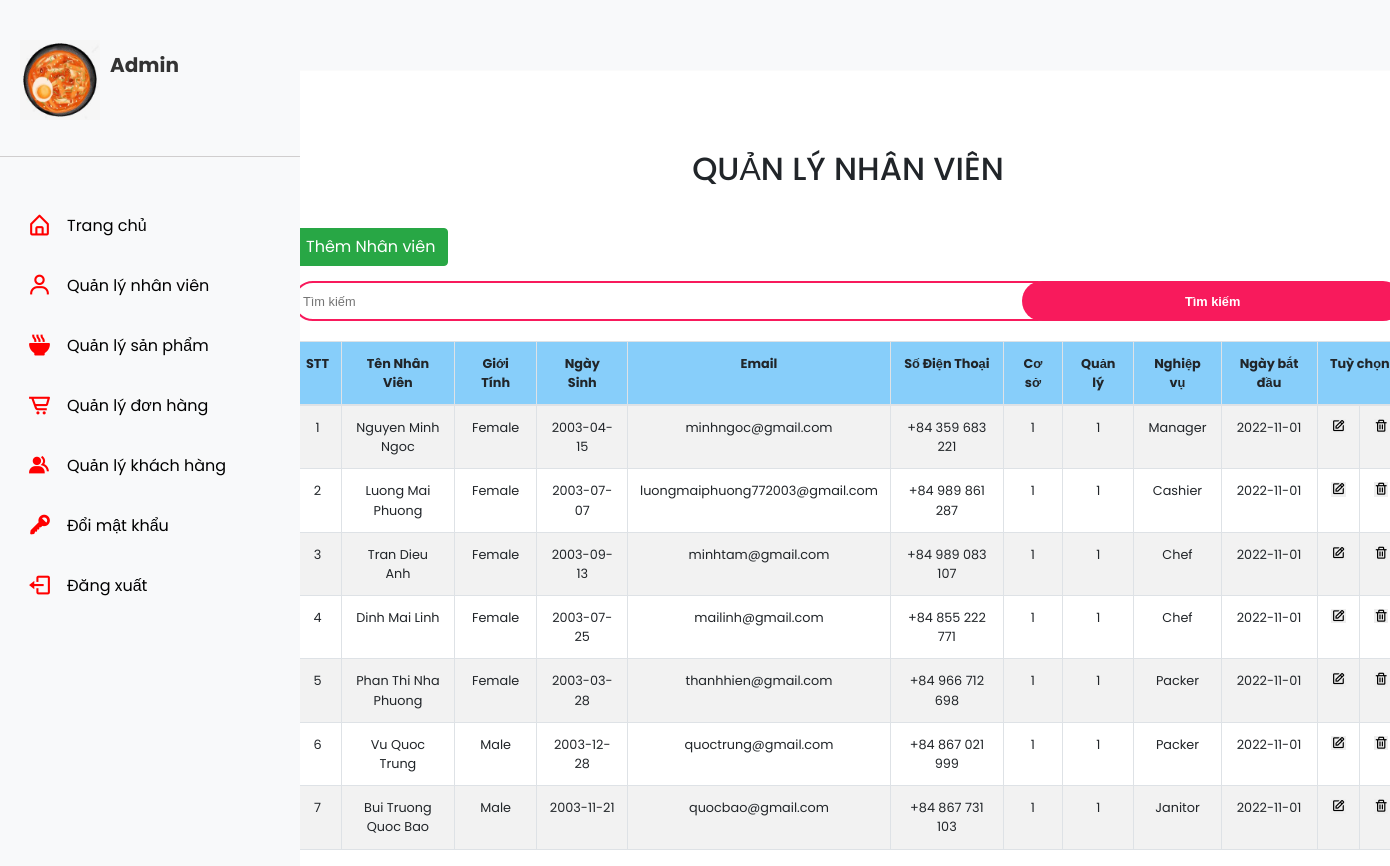
Page /Food_Store/admin/employee/search.php on the earlier database version.
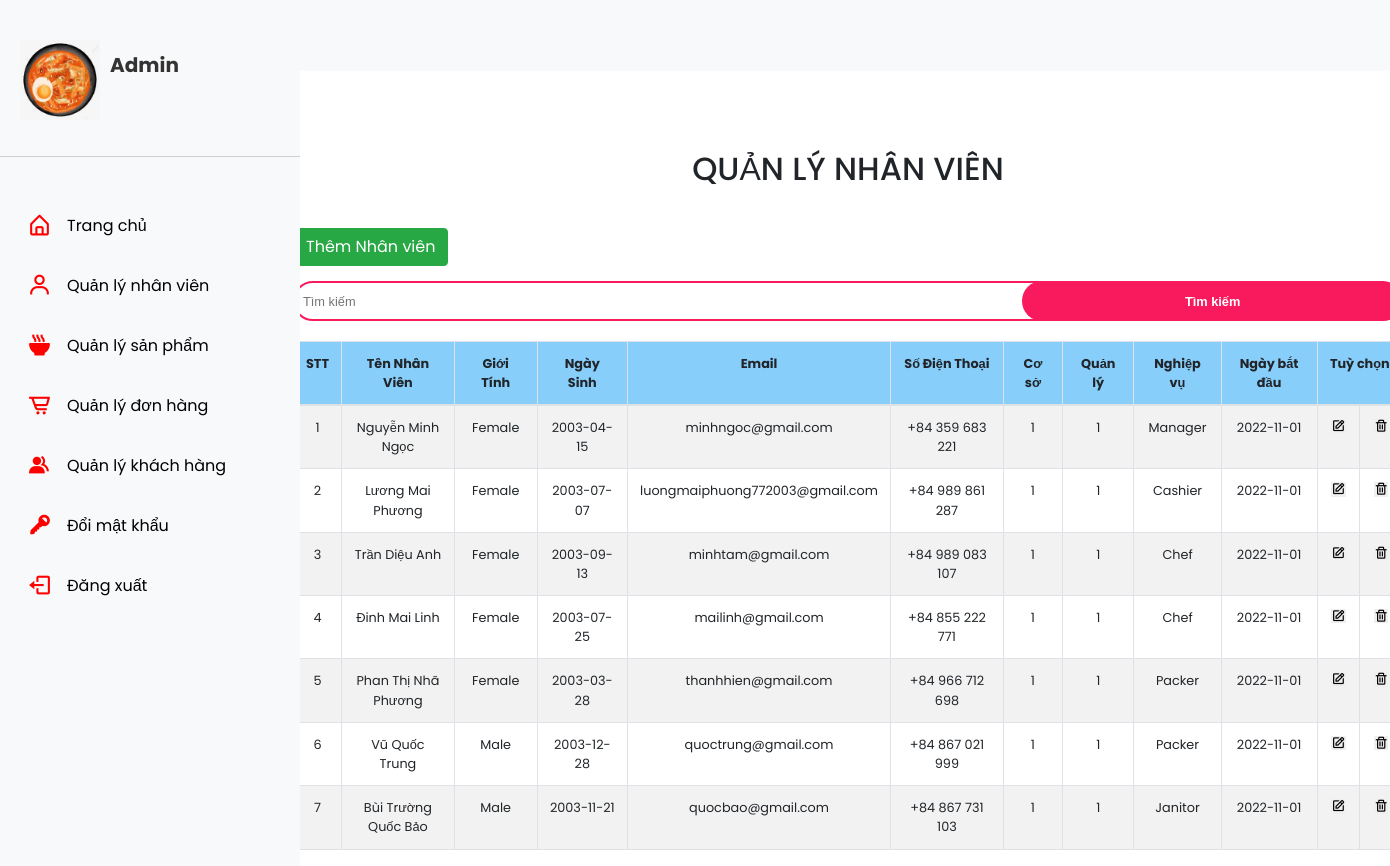
Same page on the later database version.
### tables this page shows
CREATE TABLE `employees` (
  `employeeNumber` int(11) NOT NULL,
  `employeeName` varchar(50) NOT NULL,
  `gender` varchar(10) NOT NULL,
  `birthday` date NOT NULL,
  `email` varchar(100) NOT NULL,
  `phone` varchar(50) NOT NULL,
  `storeId` int(4) NOT NULL,
  `managerId` int(11) NOT NULL,
  `jobTitle` varchar(50) NOT NULL,
  `start_date` date NOT NULL
);

### Food_Store/db/dbhelper.php (called while the page is built, shortened)
<?php
function executeResult($sql) {
	$con = mysqli_connect(HOST, USERNAME, PASSWORD, DATABASE);
	$result = mysqli_query($con, $sql);
	$data   = [];
	while ($row = mysqli_fetch_array($result, 1)) {
		$data[] = $row;
	}
	return $data;
}

### Food_Store/admin/employee/search.php (the view, shortened to what the changed rows need)
<?php
require_once ('../../db/dbhelper.php');
?>
<!DOCTYPE html>
<html>
<head>
	<link rel="stylesheet" href="https://maxcdn.bootstrapcdn.com/bootstrap/4.4.1/css/bootstrap.min.css">
	<link rel="stylesheet" href="../index.css">
	<link rel="stylesheet" href="./employee.css">
	<link href='https://unpkg.com/boxicons@2.1.1/css/boxicons.min.css' rel='stylesheet'>
</head>
<body>
	<div class="container">
		<div class="panel panel-primary">
			<div class="panel-heading">
				<h2 class="text-center">QUẢN LÝ NHÂN VIÊN</h2>
			</div>
			<div class="panel-body">
                <br>
				<table class="table table-bordered table-striped table-hover">
					<thead class="thead-light">
						<colgroup>
							<col width="30" span="1">
							<col width="140" span="1">
							<col width="90" span="1">
							<col width="110" span="1">
							<col width="150" span="2">
							<col width="70" span="1">
							<col width="80" span="1">
							<col width="90" span="1">
							<col width="120" span="1">
							<col width="45" span="2">
						</colgroup>
						<tr>
							<th>STT</th>
							<th>Tên Nhân Viên</th>
							<th>Giới Tính</th>
							<th>Ngày Sinh</th>
							<th>Email</th>
							<th>Số Điện Thoại</th>
							<th>Cơ sở</th>
							<th>Quản lý</th>
							<th>Nghiệp vụ</th>
							<th>Ngày bắt đầu</th>
							<th colspan="2">Tuỳ chọn</th>
						</tr>
					</thead>
					<tbody>
						<?php
						$sql          = 'select * from employees where employeeName LIKE "%'.$employeeName.'%"';
						$employeeList = executeResult($sql);
						$index = 1;
						foreach ($employeeList as $item) {
							echo '<tr>
										<td>'.($index++).'</td>
										<td>'.$item['employeeName'].'</td>
										<td>'.$item['gender'].'</td>
										<td>'.$item['birthday'].'</td>
										<td>'.$item['email'].'</td>
										<td>'.$item['phone'].'</td>
										<td>'.$item['storeId'].'</td>
										<td>'.$item['managerId'].'</td>
										<td>'.$item['jobTitle'].'</td>
										<td>'.$item['start_date'].'</td>
										<td>
											<a href="add.php?employeeNumber='.$item['employeeNumber'].'"><button class="edit-button bx bx-edit"></button></a>
										</td>
										<td>
											<button class="delete-button bx bx-trash" onclick="deleteCategory('.$item['employeeNumber'].')">
											</button>
										</td>
									</tr>';
						}
						?>
					</tbody>
				</table>
			</div>
		</div>
	</div>
</body>
</html>

Differences in the rows shown:
changed employees "minhngoc@gmail.com": employeeName "Nguyen Minh Ngoc" → "Nguyễn Minh Ngọc"
changed employees "luongmaiphuong772003@gmail.com": employeeName "Luong Mai Phuong" → "Lương Mai Phương"
changed employees "minhtam@gmail.com": employeeName "Tran Dieu Anh" → "Trần Diệu Anh"
changed employees "mailinh@gmail.com": employeeName "Dinh Mai Linh" → "Đinh Mai Linh"
changed employees "thanhhien@gmail.com": employeeName "Phan Thi Nha Phuong" → "Phan Thị Nhã Phương"
changed employees "quoctrung@gmail.com": employeeName "Vu Quoc Trung" → "Vũ Quốc Trung"
changed employees "quocbao@gmail.com": employeeName "Bui Truong Quoc Bao" → "Bùi Trường Quốc Bảo"
